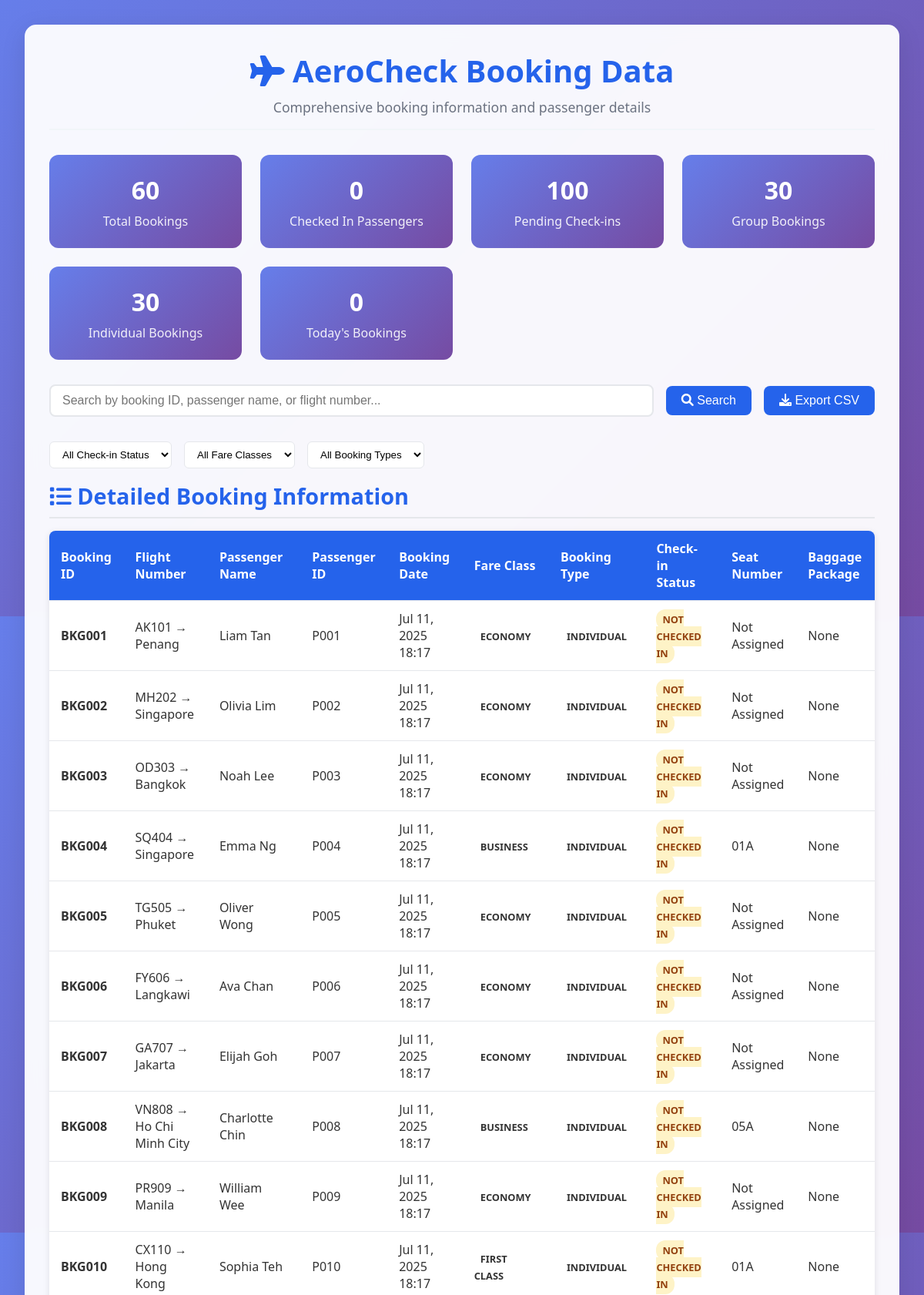
Screenshot of /get_booking_data.php (upper part) with the database file from the repository.
### tables this page shows
CREATE TABLE IF NOT EXISTS `bookings` (
    `booking_id` VARCHAR(50) PRIMARY KEY,
    `flight_number` VARCHAR(20) NOT NULL,
    `booking_date` DATETIME DEFAULT CURRENT_TIMESTAMP,
    `status` VARCHAR(20) DEFAULT 'Confirmed',
    `is_group_booking` BOOLEAN NOT NULL DEFAULT FALSE,
    `fare_class` VARCHAR(50) NOT NULL DEFAULT 'Economy',
    FOREIGN KEY (`flight_number`) REFERENCES `flights`(`flight_number`) ON DELETE CASCADE
);

CREATE TABLE IF NOT EXISTS `flights` (
    `flight_number` VARCHAR(20) PRIMARY KEY,
    `departure_time` DATETIME NOT NULL,
    `destination` VARCHAR(100) NOT NULL,
    `gate` VARCHAR(10) NOT NULL,
    `status` VARCHAR(20) DEFAULT 'On Time',
    `capacity` ENUM('182', '110') NOT NULL DEFAULT '182'
);

CREATE TABLE IF NOT EXISTS `passengers` (
    `passenger_id` VARCHAR(50) PRIMARY KEY,
    `first_name` VARCHAR(50) NOT NULL,
    `last_name` VARCHAR(50) NOT NULL,
    `passport_number` VARCHAR(50) UNIQUE,
    `contact_phone` VARCHAR(100),
    `email_address` VARCHAR(100),
    `created_at` TIMESTAMP DEFAULT CURRENT_TIMESTAMP
);

CREATE TABLE IF NOT EXISTS `booking_passengers` (
    `id` INT AUTO_INCREMENT PRIMARY KEY,
    `booking_id` VARCHAR(50) NOT NULL,
    `passenger_id` VARCHAR(50) NOT NULL,
    `seat_number` VARCHAR(10),
    `assigned_seat_id` VARCHAR(50),
    `check_in_status` VARCHAR(20) DEFAULT 'Not Checked In',
    `purchased_baggage_package_id` VARCHAR(50),
    `additional_baggage_pieces` INT DEFAULT 0,
    `additional_baggage_weight_kg` DECIMAL(5,2) DEFAULT 0.00,
    FOREIGN KEY (`booking_id`) REFERENCES `bookings`(`booking_id`) ON DELETE CASCADE,
    FOREIGN KEY (`passenger_id`) REFERENCES `passengers`(`passenger_id`) ON DELETE CASCADE,
    FOREIGN KEY (`purchased_baggage_package_id`) REFERENCES `baggage_packages`(`package_id`),
    FOREIGN KEY (`assigned_seat_id`) REFERENCES `seats`(`seat_id`),
    UNIQUE KEY `unique_booking_passenger` (`booking_id`, `passenger_id`)
);

### get_booking_data.php (the view, shortened to what this page needs)
<?php
$dbconnect = include 'databaseconnect.php';
?>
<!DOCTYPE html>
<html lang="en">
<head>
    <link href="https://cdnjs.cloudflare.com/ajax/libs/font-awesome/6.0.0/css/all.min.css" rel="stylesheet">
</head>
<body>
    <div class="container">
        <div class="header">
            <h1><i class="fas fa-plane"></i> AeroCheck Booking Data</h1>
            <p>Comprehensive booking information and passenger details</p>
        </div>
        <?php
        try {
            $stats = [];
            $stmt = $dbconnect->query("SELECT COUNT(*) as total FROM bookings");
            $stats['total_bookings'] = $stmt->fetch(PDO::FETCH_ASSOC)['total'];
            $stmt = $dbconnect->query("SELECT COUNT(*) as checked_in FROM booking_passengers WHERE check_in_status = 'Checked In'");
            $stats['checked_in'] = $stmt->fetch(PDO::FETCH_ASSOC)['checked_in'];
            $stmt = $dbconnect->query("SELECT COUNT(*) as not_checked_in FROM booking_passengers WHERE check_in_status = 'Not Checked In'");
            $stats['not_checked_in'] = $stmt->fetch(PDO::FETCH_ASSOC)['not_checked_in'];
            $stmt = $dbconnect->query("SELECT COUNT(*) as group_bookings FROM bookings WHERE is_group_booking = TRUE");
            $stats['group_bookings'] = $stmt->fetch(PDO::FETCH_ASSOC)['group_bookings'];
            $stmt = $dbconnect->query("SELECT COUNT(*) as individual_bookings FROM bookings WHERE is_group_booking = FALSE");
            $stats['individual_bookings'] = $stmt->fetch(PDO::FETCH_ASSOC)['individual_bookings'];
            $stmt = $dbconnect->query("SELECT COUNT(*) as today_bookings FROM bookings WHERE DATE(booking_date) = CURDATE()");
            $stats['today_bookings'] = $stmt->fetch(PDO::FETCH_ASSOC)['today_bookings'];
        ?>
        <div class="stats-grid">
            <div class="stat-card">
                <h3><?= $stats['total_bookings'] ?></h3>
                <p>Total Bookings</p>
            </div>
            <div class="stat-card">
                <h3><?= $stats['checked_in'] ?></h3>
                <p>Checked In Passengers</p>
            </div>
            <div class="stat-card">
                <h3><?= $stats['not_checked_in'] ?></h3>
                <p>Pending Check-ins</p>
            </div>
            <div class="stat-card">
                <h3><?= $stats['group_bookings'] ?></h3>
                <p>Group Bookings</p>
            </div>
            <div class="stat-card">
                <h3><?= $stats['individual_bookings'] ?></h3>
                <p>Individual Bookings</p>
            </div>
            <div class="stat-card">
                <h3><?= $stats['today_bookings'] ?></h3>
                <p>Today's Bookings</p>
            </div>
        </div>
        <div class="search-box">
            <input type="text" id="searchInput" placeholder="Search by booking ID, passenger name, or flight number...">
            <button onclick="filterTable()"><i class="fas fa-search"></i> Search</button>
            <button class="export-btn" onclick="exportToCSV()"><i class="fas fa-download"></i> Export CSV</button>
        </div>
        <div class="filter-options">
            <select id="statusFilter" onchange="filterTable()">
                <option value="">All Check-in Status</option>
            </select>
            <select id="fareClassFilter" onchange="filterTable()">
                <option value="">All Fare Classes</option>
            </select>
            <select id="bookingTypeFilter" onchange="filterTable()">
                <option value="">All Booking Types</option>
            </select>
        </div>
        <div class="section">
            <h2><i class="fas fa-list"></i> Detailed Booking Information</h2>
            <div class="table-container">
                <table id="bookingTable">
                    <thead>
                        <tr>
                            <th>Booking ID</th>
                            <th>Flight Number</th>
                            <th>Passenger Name</th>
                            <th>Passenger ID</th>
                            <th>Booking Date</th>
                            <th>Fare Class</th>
                            <th>Booking Type</th>
                            <th>Check-in Status</th>
                            <th>Seat Number</th>
                            <th>Baggage Package</th>
                        </tr>
                    </thead>
                    <tbody>
                        <?php
                        $stmt = $dbconnect->query("
                            SELECT
                                b.booking_id,
                                b.flight_number,
                                b.booking_date,
                                b.status as booking_status,
                                b.is_group_booking,
                                b.fare_class,
                                p.passenger_id,
                                CONCAT(p.first_name, ' ', p.last_name) as passenger_name,
                                p.contact_phone,
                                bp.seat_number,
                                bp.check_in_status,
                                bp.purchased_baggage_package_id,
                                bp.additional_baggage_pieces,
                                bp.additional_baggage_weight_kg,
                                f.destination,
                                f.departure_time,
                                f.gate
                            FROM bookings b
                            JOIN booking_passengers bp ON b.booking_id = bp.booking_id
                            JOIN passengers p ON bp.passenger_id = p.passenger_id
                            JOIN flights f ON b.flight_number = f.flight_number
                            ORDER BY b.booking_date DESC, b.booking_id, p.last_name
                        ");
                        while ($row = $stmt->fetch(PDO::FETCH_ASSOC)) {
                            $bookingType = $row['is_group_booking'] ? 'Group' : 'Individual';
                            $bookingTypeClass = $row['is_group_booking'] ? 'group-badge' : '';
                            echo "<tr>";
                            echo "<td><strong>{$row['booking_id']}</strong></td>";
                            echo "<td>{$row['flight_number']} → {$row['destination']}</td>";
                            echo "<td>{$row['passenger_name']}</td>";
                            echo "<td>{$row['passenger_id']}</td>";
                            echo "<td>" . date('M d, Y H:i', strtotime($row['booking_date'])) . "</td>";
                            echo "<td><span class='status-badge status-{$row['fare_class']}'>{$row['fare_class']}</span></td>";
                            echo "<td><span class='status-badge {$bookingTypeClass}'>{$bookingType}</span></td>";
                            echo "<td><span class='status-badge status-" . strtolower(str_replace(' ', '-', $row['check_in_status'])) . "'>{$row['check_in_status']}</span></td>";
                            echo "<td>" . ($row['seat_number'] ?: 'Not Assigned') . "</td>";
                            echo "<td>" . ($row['purchased_baggage_package_id'] ?: 'None') . "</td>";
                            echo "</tr>";
                        }
                        ?>
                    </tbody>
                </table>
            </div>
        </div>
        <?php
        } catch (PDOException $e) {
            echo "<div style='background: #fee2e2; color: #dc2626; padding: 1rem; border-radius: 8px; margin: 1rem 0;'>";
            echo "<strong>Database Error:</strong> " . $e->getMessage();
            echo "</div>";
        }
        ?>
    </div>
</body>
</html>

### get_booking_data.php (style rules this page uses)
* { margin: 0; padding: 0; box-sizing: border-box; }
body { font-family: 'Segoe UI', Tahoma, Geneva, Verdana, sans-serif; background: linear-gradient(135deg, #667eea 0%, #764ba2 100%); min-height: 100vh; color: #333; padding: 2rem; }
.container { max-width: 1400px; margin: 0 auto; background: rgba(255, 255, 255, 0.95); backdrop-filter: blur(10px); border-radius: 15px; box-shadow: 0 8px 32px rgba(0, 0, 0, 0.1); padding: 2rem; }
.header { text-align: center; margin-bottom: 2rem; padding-bottom: 1rem; border-bottom: 2px solid #f1f5f9; }
.header h1 { color: #2563eb; font-size: 2.5rem; margin-bottom: 0.5rem; }
.header p { color: #6b7280; font-size: 1.1rem; }
.stats-grid { display: grid; grid-template-columns: repeat(auto-fit, minmax(250px, 1fr)); gap: 1.5rem; margin-bottom: 2rem; }
.stat-card { background: linear-gradient(135deg, #667eea, #764ba2); color: white; padding: 1.5rem; border-radius: 12px; text-align: center; }
.stat-card h3 { font-size: 2rem; margin-bottom: 0.5rem; }
.stat-card p { opacity: 0.9; }
.section { margin-bottom: 3rem; }
.section h2 { color: #2563eb; font-size: 1.8rem; margin-bottom: 1rem; padding-bottom: 0.5rem; border-bottom: 2px solid #e5e7eb; }
.table-container { overflow-x: auto; background: #f8fafc; border-radius: 8px; box-shadow: 0 2px 8px rgba(0, 0, 0, 0.1); }
table { width: 100%; border-collapse: collapse; background: white; }
th, td { padding: 12px 15px; text-align: left; border-bottom: 1px solid #e5e7eb; }
th { background: #2563eb; color: white; font-weight: 600; position: sticky; top: 0; }
.status-badge { padding: 4px 8px; border-radius: 12px; font-size: 0.8rem; font-weight: 600; text-transform: uppercase; }
.status-not-checked-in { background: #fef3c7; color: #92400e; }
.search-box { margin-bottom: 2rem; display: flex; gap: 1rem; align-items: center; }
.search-box input { padding: 10px 15px; border: 2px solid #e5e7eb; border-radius: 8px; font-size: 1rem; flex: 1; }
.search-box button { padding: 10px 20px; background: #2563eb; color: white; border: none; border-radius: 8px; cursor: pointer; font-size: 1rem; }
.filter-options { display: flex; gap: 1rem; margin-bottom: 1rem; flex-wrap: wrap; }
.filter-options select { padding: 8px 12px; border: 1px solid #e5e7eb; border-radius: 6px; background: white; }
.export-btn { background: #10b981; color: white; padding: 10px 20px; border: none; border-radius: 8px; cursor: pointer; font-size: 1rem; margin-left: auto; }

### rows the page displays
bookings: booking_id "BKG001", flight_number "AK101", flight_number.destination "Penang", passenger_name "Liam Tan", passengers.passenger_id "P001", booking_date "Jul 11, 2025 18:17", fare_class "ECONOMY", is_group_booking "INDIVIDUAL", booking_passengers.check_in_status "NOT CHECKED IN", booking_passengers.seat_number "Not Assigned", booking_passengers.purchased_baggage_package_id "None"
bookings: booking_id "BKG002", flight_number "MH202", flight_number.destination "Singapore", passenger_name "Olivia Lim", passengers.passenger_id "P002", booking_date "Jul 11, 2025 18:17", fare_class "ECONOMY", is_group_booking "INDIVIDUAL", booking_passengers.check_in_status "NOT CHECKED IN", booking_passengers.seat_number "Not Assigned", booking_passengers.purchased_baggage_package_id "None"
bookings: booking_id "BKG003", flight_number "OD303", flight_number.destination "Bangkok", passenger_name "Noah Lee", passengers.passenger_id "P003", booking_date "Jul 11, 2025 18:17", fare_class "ECONOMY", is_group_booking "INDIVIDUAL", booking_passengers.check_in_status "NOT CHECKED IN", booking_passengers.seat_number "Not Assigned", booking_passengers.purchased_baggage_package_id "None"
bookings: booking_id "BKG004", flight_number "SQ404", flight_number.destination "Singapore", passenger_name "Emma Ng", passengers.passenger_id "P004", booking_date "Jul 11, 2025 18:17", fare_class "BUSINESS", is_group_booking "INDIVIDUAL", booking_passengers.check_in_status "NOT CHECKED IN", booking_passengers.seat_number "01A", booking_passengers.purchased_baggage_package_id "None"
bookings: booking_id "BKG005", flight_number "TG505", flight_number.destination "Phuket", passenger_name "Oliver Wong", passengers.passenger_id "P005", booking_date "Jul 11, 2025 18:17", fare_class "ECONOMY", is_group_booking "INDIVIDUAL", booking_passengers.check_in_status "NOT CHECKED IN", booking_passengers.seat_number "Not Assigned", booking_passengers.purchased_baggage_package_id "None"
bookings: booking_id "BKG006", flight_number "FY606", flight_number.destination "Langkawi", passenger_name "Ava Chan", passengers.passenger_id "P006", booking_date "Jul 11, 2025 18:17", fare_class "ECONOMY", is_group_booking "INDIVIDUAL", booking_passengers.check_in_status "NOT CHECKED IN", booking_passengers.seat_number "Not Assigned", booking_passengers.purchased_baggage_package_id "None"
bookings: booking_id "BKG007", flight_number "GA707", flight_number.destination "Jakarta", passenger_name "Elijah Goh", passengers.passenger_id "P007", booking_date "Jul 11, 2025 18:17", fare_class "ECONOMY", is_group_booking "INDIVIDUAL", booking_passengers.check_in_status "NOT CHECKED IN", booking_passengers.seat_number "Not Assigned", booking_passengers.purchased_baggage_package_id "None"
bookings: booking_id "BKG008", flight_number "VN808", flight_number.destination "Ho Chi Minh City", passenger_name "Charlotte Chin", passengers.passenger_id "P008", booking_date "Jul 11, 2025 18:17", fare_class "BUSINESS", is_group_booking "INDIVIDUAL", booking_passengers.check_in_status "NOT CHECKED IN", booking_passengers.seat_number "05A", booking_passengers.purchased_baggage_package_id "None"
bookings: booking_id "BKG009", flight_number "PR909", flight_number.destination "Manila", passenger_name "William Wee", passengers.passenger_id "P009", booking_date "Jul 11, 2025 18:17", fare_class "ECONOMY", is_group_booking "INDIVIDUAL", booking_passengers.check_in_status "NOT CHECKED IN", booking_passengers.seat_number "Not Assigned", booking_passengers.purchased_baggage_package_id "None"
bookings: booking_id "BKG010", flight_number "CX110", flight_number.destination "Hong Kong", passenger_name "Sophia Teh", passengers.passenger_id "P010", booking_date "Jul 11, 2025 18:17", fare_class "FIRST CLASS", is_group_booking "INDIVIDUAL", booking_passengers.check_in_status "NOT CHECKED IN", booking_passengers.seat_number "01A", booking_passengers.purchased_baggage_package_id "None"

### other values shown
$stats['total_bookings'] "60"
$stats['checked_in'] "0"
$stats['not_checked_in'] "100"
$stats['group_bookings'] "30"
$stats['individual_bookings'] "30"
$stats['today_bookings'] "0"
